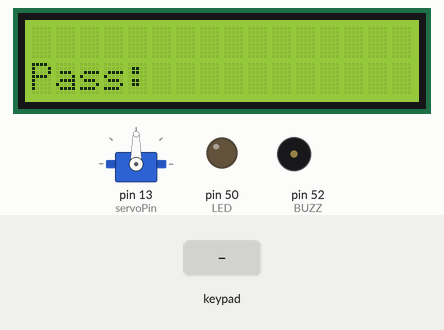
This sketch was run on a simulated Arduino Mega 2560, built with avr-gcc and run on an emulated ATmega2560. Parts: servo, 16×2 character LCD, output pins drawn as LEDs (lit = HIGH), buzzer (waves = sounding, pin HIGH). The test bench sets the inputs (shaded band).

Above: at 1.2 s.
1.3 s: keypad keys 0 0 0 0 = pressed 0.4 s apart
At 4.8 s:
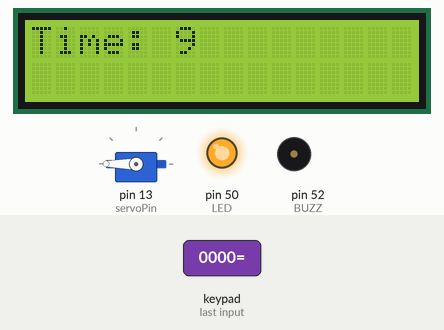
5.9 s: keypad keys 6 * 7 = pressed 0.4 s apart
At 8.0 s:
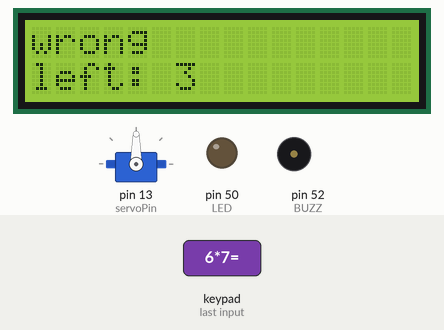
9.0 s: key '/' pressed
At 9.5 s:
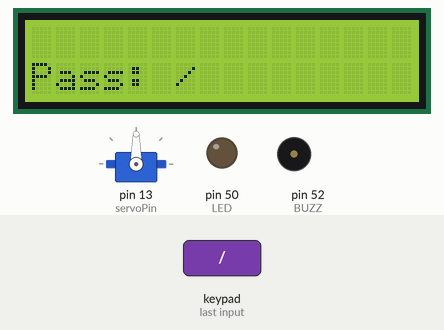
10.5 s: key '*' pressed
At 11.7 s:
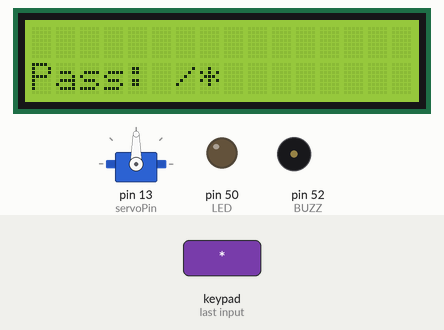
12.0 s: key 'c' pressed
At 12.7 s:
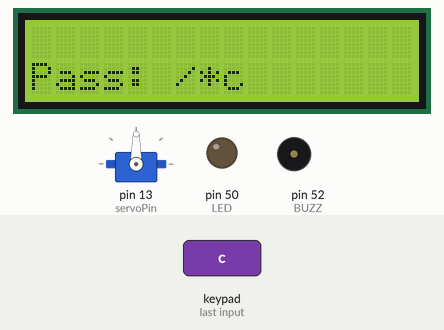
13.5 s: keypad keys 0 0 0 0 * pressed 0.4 s apart
At 16.3 s:
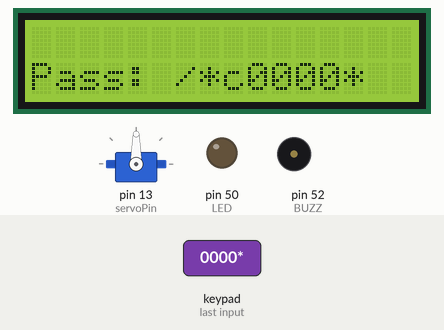
Timing chart, 0 to 17.8 s (numbered marks = the images above; inputs shaded):
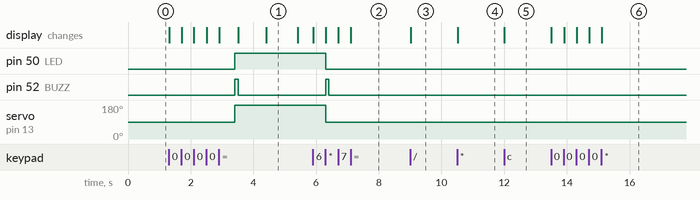

Measured:
- after the input at 1.3 s, pin 50 (LED): LOW → HIGH after 2.1 s; pin 52 (BUZZ): LOW → HIGH after 2.1 s, → LOW 0.10 s later; servo on pin 13 (servoPin): 90° → 180° after 2.1 s; the display: first changes at once (image 1 shows a later state)
- after the input at 5.9 s, pin 50 (LED): HIGH → LOW after 0.41 s; pin 52 (BUZZ): LOW → HIGH after 0.41 s, → LOW 0.10 s later; servo on pin 13 (servoPin): 180° → 90° after 0.41 s; the display: first changes at once (image 2 shows a later state)
- after the input at 9.0 s, the display: changes at once (image 3)
- after the input at 10.5 s, the display: changes at once (image 4)
- after the input at 12.0 s, the display: changes at once (image 5)
- after the input at 13.5 s, the display: first changes at once (image 6 shows a later state)

The sketch:

code.ino
```cpp
#include <Servo.h>
#include <LiquidCrystal.h>
#include <Keypad.h>

const int rs = 12, en = 11, d4 = 5, d5 = 4, d6 = 3, d7 = 2;
const int servoPin = 13, LED = 50, BUZZ = 52;
const byte ROWS = 4; //four rows
const byte COLS = 4; //three columns
char keys[ROWS][COLS] = {
  {'7','8','9','/'},
  {'4','5','6','*'},
  {'1','2','3','-'},
  {'c','0','=','+'}
};
byte rowPins[ROWS] = {26, 27, 28, 29}; //connect to the row pinouts of the keypad
byte colPins[COLS] = {22, 23, 24, 25}; //connect to the column pinouts of the keypad

Keypad keypad = Keypad( makeKeymap(keys), rowPins, colPins, ROWS, COLS );
LiquidCrystal lcd(rs, en, d4, d5, d6, d7);
Servo myservo;

String stateStr[] = {"Pass: ", "door is open", "locked", "new pass: ", "new time: "};
String input, password = "0000";
int timer = 10, wrongPassCnt = 0, state = 0, ttt = 10;
long t0 = millis();
bool isTimerOn = false;

void setup() {
  // put your setup code here, to run once:
  pinMode(LED, OUTPUT);
  pinMode(BUZZ, OUTPUT);

  myservo.attach(servoPin);
  myservo.write(map(0, -180, 180, 0, 180));
  lcd.begin(16, 2);
  lcd.clear();
  lcd.setCursor(0, 1);
  lcd.print(stateStr[state]);

}

int getLeftTime() {
  if (!isTimerOn) {
    return 0;
  }
  return timer - (millis() - t0) / 1000;
}

void lockDoor() {
  digitalWrite(BUZZ, HIGH);
  myservo.write(map(0, -180, 180, 0, 180));
  digitalWrite(LED, LOW);
  isTimerOn = false;
  state = 0;
  input = "";
  printState();
  delay(100);
  digitalWrite(BUZZ, LOW);
}

void openDoor() {
  digitalWrite(BUZZ, HIGH);
  state = 1;
  myservo.write(map(180, -180, 180, 0, 180));
  digitalWrite(LED, HIGH);
  isTimerOn = true;
  t0 = millis();
  delay(100);
  digitalWrite(BUZZ, LOW);
}

void checkPassword() {
  lcd.clear();
  if (input == password) {
    wrongPassCnt = 0;
    lcd.setCursor(0, 0);
    lcd.print("correct");
    input = "";
    timer = ttt;
    delay(500);
    openDoor();
  } else {
    wrongPassCnt++;
    if (wrongPassCnt >= 4) {
      state = 2;
      input = "";
      t0 = millis();
      isTimerOn = true;
      timer = (wrongPassCnt - 3) * 5;
      lcd.setCursor(0, 1);
      lcd.print("system locked!");
    } else {
      lcd.print("wrong");
      lcd.setCursor(0, 1);
      lcd.print("left: " + String(4-wrongPassCnt));
      state = 0;
      input = "";
    }
  }
}

void printState() {
    lcd.clear();
    lcd.setCursor(0, 1);
    lcd.print(stateStr[state] + input);
}

void loop() {
  // put your main code here, to run repeatedly:

  int leftTime = getLeftTime();
  if (leftTime < 0) {
    if (state == 2) {
      state = 0;
    } else {
      lockDoor();
    }
  }
  if (isTimerOn) {
    lcd.setCursor(0,0);
    lcd.print("Time: " + String(leftTime) + " ");
  }
  char key = keypad.getKey();
  if (key && state != 2) {
    printState();
    lcd.print(key);
    if (key == '=') {
      if (state == 0 && !isTimerOn) {
        checkPassword();
      } else if (state == 3 && isTimerOn) {
        password = input;
        input = "";
        state = 1;
        printState();
      } else if (state == 4 && isTimerOn) {
        ttt = input.toInt();
        timer = ttt;
        input = "";
        state = 1;
        printState();
      }
    } else if (key == '+' && state == 1) {
      state = 3;
      printState();
    } else if (key == '-' && state == 1) {
      state = 4;
      printState();
    } else if (key == '*' && state == 1) {
      lockDoor();
    } else {
      input += key;
    }
  }

}
```
